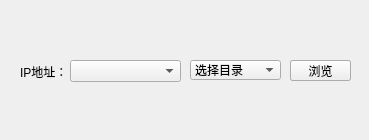
<?xml version="1.0" encoding="UTF-8"?>
<ui version="4.0">
 <class>BrowseManager</class>
 <widget class="QWidget" name="BrowseManager">
  <property name="geometry">
   <rect>
    <x>0</x>
    <y>0</y>
    <width>369</width>
    <height>140</height>
   </rect>
  </property>
  <property name="windowTitle">
   <string>Form</string>
  </property>
  <widget class="QLabel" name="laIP">
   <property name="geometry">
    <rect>
     <x>20</x>
     <y>60</y>
     <width>48</width>
     <height>23</height>
    </rect>
   </property>
   <property name="text">
    <string>IP地址：</string>
   </property>
  </widget>
  <widget class="QComboBox" name="cbAliasName">
   <property name="geometry">
    <rect>
     <x>190</x>
     <y>60</y>
     <width>91</width>
     <height>20</height>
    </rect>
   </property>
   <property name="toolTip">
    <string>选择一个目录</string>
   </property>
   <item>
    <property name="text">
     <string>选择目录</string>
    </property>
   </item>
  </widget>
  <widget class="QPushButton" name="pbBrowse">
   <property name="geometry">
    <rect>
     <x>290</x>
     <y>60</y>
     <width>61</width>
     <height>21</height>
    </rect>
   </property>
   <property name="toolTip">
    <string>打开并浏览文件</string>
   </property>
   <property name="text">
    <string>浏览</string>
   </property>
  </widget>
  <widget class="QPushButton" name="pbCopy">
   <property name="geometry">
    <rect>
     <x>290</x>
     <y>60</y>
     <width>61</width>
     <height>21</height>
    </rect>
   </property>
   <property name="toolTip">
    <string>将链接复制到剪贴板</string>
   </property>
   <property name="text">
    <string>复制</string>
   </property>
  </widget>
  <widget class="QComboBox" name="cbIP">
   <property name="geometry">
    <rect>
     <x>70</x>
     <y>60</y>
     <width>111</width>
     <height>22</height>
    </rect>
   </property>
  </widget>
  <zorder>pbCopy</zorder>
  <zorder>laIP</zorder>
  <zorder>cbAliasName</zorder>
  <zorder>pbBrowse</zorder>
  <zorder>cbIP</zorder>
 </widget>
 <resources/>
 <connections/>
</ui>
